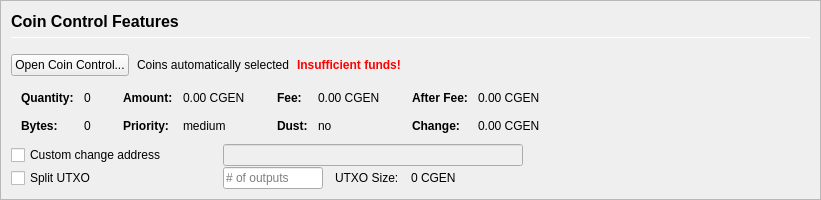
         <widget class="QFrame" name="frameCoinControl">
          <property name="sizePolicy">
           <sizepolicy hsizetype="Expanding" vsizetype="Expanding">
            <horstretch>0</horstretch>
            <verstretch>0</verstretch>
           </sizepolicy>
          </property>
          <property name="maximumSize">
           <size>
            <width>16777215</width>
            <height>16777215</height>
           </size>
          </property>
          <property name="frameShape">
           <enum>QFrame::StyledPanel</enum>
          </property>
          <property name="frameShadow">
           <enum>QFrame::Sunken</enum>
          </property>
          <layout class="QVBoxLayout" name="verticalLayoutCoinControl2">
           <property name="spacing">
            <number>0</number>
           </property>
           <property name="leftMargin">
            <number>0</number>
           </property>
           <property name="topMargin">
            <number>0</number>
           </property>
           <property name="rightMargin">
            <number>0</number>
           </property>
           <property name="bottomMargin">
            <number>0</number>
           </property>
           <item>
            <widget class="QFrame" name="frameCoinControl_BG">
             <layout class="QVBoxLayout" name="verticalLayoutCoinControl" stretch="0,0,0,0,0,0">
              <property name="spacing">
               <number>1</number>
              </property>
              <property name="leftMargin">
               <number>10</number>
              </property>
              <property name="topMargin">
               <number>10</number>
              </property>
              <item>
               <layout class="QHBoxLayout" name="horizontalLayoutCoinControl1">
                <property name="bottomMargin">
                 <number>15</number>
                </property>
                <item>
                 <layout class="QVBoxLayout" name="verticalLayout_3">
                  <property name="spacing">
                   <number>6</number>
                  </property>
                  <item>
                   <widget class="QLabel" name="labelCoinControlFeatures">
                    <property name="sizePolicy">
                     <sizepolicy hsizetype="Preferred" vsizetype="Maximum">
                      <horstretch>0</horstretch>
                      <verstretch>0</verstretch>
                     </sizepolicy>
                    </property>
                    <property name="minimumSize">
                     <size>
                      <width>0</width>
                      <height>20</height>
                     </size>
                    </property>
                    <property name="font">
                     <font>
                      <pointsize>12</pointsize>
                      <weight>75</weight>
                      <bold>true</bold>
                     </font>
                    </property>
                    <property name="styleSheet">
                     <string notr="true">font-weight:bold;</string>
                    </property>
                    <property name="text">
                     <string>Coin Control Features</string>
                    </property>
                   </widget>
                  </item>
                  <item>
                   <widget class="Line" name="line">
                    <property name="minimumSize">
                     <size>
                      <width>0</width>
                      <height>1</height>
                     </size>
                    </property>
                    <property name="maximumSize">
                     <size>
                      <width>16777215</width>
                      <height>1</height>
                     </size>
                    </property>
                    <property name="orientation">
                     <enum>Qt::Horizontal</enum>
                    </property>
                   </widget>
                  </item>
                 </layout>
                </item>
               </layout>
              </item>
              <item>
               <layout class="QHBoxLayout" name="horizontalLayoutCoinControl2" stretch="0,0,0,0">
                <property name="spacing">
                 <number>8</number>
                </property>
                <property name="bottomMargin">
                 <number>10</number>
                </property>
                <item>
                 <widget class="QPushButton" name="pushButtonCoinControl">
                  <property name="styleSheet">
                   <string notr="true"/>
                  </property>
                  <property name="text">
                   <string>Open Coin Control...</string>
                  </property>
                  <property name="autoDefault">
                   <bool>false</bool>
                  </property>
                 </widget>
                </item>
                <item>
                 <widget class="QLabel" name="labelCoinControlAutomaticallySelected">
                  <property name="text">
                   <string>Coins automatically selected</string>
                  </property>
                  <property name="margin">
                   <number>5</number>
                  </property>
                 </widget>
                </item>
                <item>
                 <widget class="QLabel" name="labelCoinControlInsuffFunds">
                  <property name="font">
                   <font>
                    <weight>75</weight>
                    <bold>true</bold>
                   </font>
                  </property>
                  <property name="styleSheet">
                   <string notr="true">color:red;font-weight:bold;</string>
                  </property>
                  <property name="text">
                   <string>Insufficient funds!</string>
                  </property>
                  <property name="margin">
                   <number>5</number>
                  </property>
                 </widget>
                </item>
                <item>
                 <spacer name="horizontalSpacerCoinControl">
                  <property name="orientation">
                   <enum>Qt::Horizontal</enum>
                  </property>
                  <property name="sizeHint" stdset="0">
                   <size>
                    <width>40</width>
                    <height>1</height>
                   </size>
                  </property>
                 </spacer>
                </item>
               </layout>
              </item>
              <item>
               <widget class="QWidget" name="widgetCoinControl" native="true">
                <property name="sizePolicy">
                 <sizepolicy hsizetype="Preferred" vsizetype="Preferred">
                  <horstretch>0</horstretch>
                  <verstretch>0</verstretch>
                 </sizepolicy>
                </property>
                <property name="minimumSize">
                 <size>
                  <width>0</width>
                  <height>0</height>
                 </size>
                </property>
                <property name="styleSheet">
                 <string notr="true"/>
                </property>
                <layout class="QHBoxLayout" name="horizontalLayoutCoinControl5">
                 <property name="leftMargin">
                  <number>0</number>
                 </property>
                 <property name="topMargin">
                  <number>0</number>
                 </property>
                 <property name="rightMargin">
                  <number>0</number>
                 </property>
                 <property name="bottomMargin">
                  <number>0</number>
                 </property>
                 <item>
                  <layout class="QHBoxLayout" name="horizontalLayoutCoinControl3" stretch="0,0,0,1">
                   <property name="spacing">
                    <number>20</number>
                   </property>
                   <property name="topMargin">
                    <number>0</number>
                   </property>
                   <property name="bottomMargin">
                    <number>10</number>
                   </property>
                   <item>
                    <layout class="QFormLayout" name="formLayoutCoinControl1">
                     <property name="horizontalSpacing">
                      <number>10</number>
                     </property>
                     <property name="verticalSpacing">
                      <number>14</number>
                     </property>
                     <property name="leftMargin">
                      <number>10</number>
                     </property>
                     <property name="topMargin">
                      <number>4</number>
                     </property>
                     <property name="rightMargin">
                      <number>6</number>
                     </property>
                     <item row="0" column="0">
                      <widget class="QLabel" name="labelCoinControlQuantityText">
                       <property name="font">
                        <font>
                         <weight>75</weight>
                         <bold>true</bold>
                        </font>
                       </property>
                       <property name="text">
                        <string>Quantity:</string>
                       </property>
                       <property name="margin">
                        <number>0</number>
                       </property>
                      </widget>
                     </item>
                     <item row="0" column="1">
                      <widget class="QLabel" name="labelCoinControlQuantity">
                       <property name="cursor">
                        <cursorShape>IBeamCursor</cursorShape>
                       </property>
                       <property name="contextMenuPolicy">
                        <enum>Qt::ActionsContextMenu</enum>
                       </property>
                       <property name="text">
                        <string notr="true">0</string>
                       </property>
                       <property name="margin">
                        <number>0</number>
                       </property>
                       <property name="textInteractionFlags">
                        <set>Qt::LinksAccessibleByMouse|Qt::TextSelectableByKeyboard|Qt::TextSelectableByMouse</set>
                       </property>
                      </widget>
                     </item>
                     <item row="1" column="0">
                      <widget class="QLabel" name="labelCoinControlBytesText">
                       <property name="font">
                        <font>
                         <weight>75</weight>
                         <bold>true</bold>
                        </font>
                       </property>
                       <property name="text">
                        <string>Bytes:</string>
                       </property>
                      </widget>
                     </item>
                     <item row="1" column="1">
                      <widget class="QLabel" name="labelCoinControlBytes">
                       <property name="cursor">
                        <cursorShape>IBeamCursor</cursorShape>
                       </property>
                       <property name="contextMenuPolicy">
                        <enum>Qt::ActionsContextMenu</enum>
                       </property>
                       <property name="text">
                        <string notr="true">0</string>
                       </property>
                       <property name="textInteractionFlags">
                        <set>Qt::LinksAccessibleByMouse|Qt::TextSelectableByKeyboard|Qt::TextSelectableByMouse</set>
                       </property>
                      </widget>
                     </item>
                    </layout>
                   </item>
                   <item>
                    <layout class="QFormLayout" name="formLayoutCoinControl2">
                     <property name="horizontalSpacing">
                      <number>10</number>
                     </property>
                     <property name="verticalSpacing">
                      <number>14</number>
                     </property>
                     <property name="leftMargin">
                      <number>6</number>
                     </property>
                     <property name="topMargin">
                      <number>4</number>
                     </property>
                     <property name="rightMargin">
                      <number>6</number>
                     </property>
                     <item row="0" column="0">
                      <widget class="QLabel" name="labelCoinControlAmountText">
                       <property name="font">
                        <font>
                         <weight>75</weight>
                         <bold>true</bold>
                        </font>
                       </property>
                       <property name="text">
                        <string>Amount:</string>
                       </property>
                       <property name="margin">
                        <number>0</number>
                       </property>
                      </widget>
                     </item>
                     <item row="0" column="1">
                      <widget class="QLabel" name="labelCoinControlAmount">
                       <property name="cursor">
                        <cursorShape>IBeamCursor</cursorShape>
                       </property>
                       <property name="contextMenuPolicy">
                        <enum>Qt::ActionsContextMenu</enum>
                       </property>
                       <property name="text">
                        <string notr="true">0.00 CGEN</string>
                       </property>
                       <property name="textInteractionFlags">
                        <set>Qt::LinksAccessibleByMouse|Qt::TextSelectableByKeyboard|Qt::TextSelectableByMouse</set>
                       </property>
                      </widget>
                     </item>
                     <item row="1" column="0">
                      <widget class="QLabel" name="labelCoinControlPriorityText">
                       <property name="font">
                        <font>
                         <weight>75</weight>
                         <bold>true</bold>
                        </font>
                       </property>
                       <property name="text">
                        <string>Priority:</string>
                       </property>
                      </widget>
                     </item>
                     <item row="1" column="1">
                      <widget class="QLabel" name="labelCoinControlPriority">
                       <property name="cursor">
                        <cursorShape>IBeamCursor</cursorShape>
                       </property>
                       <property name="contextMenuPolicy">
                        <enum>Qt::ActionsContextMenu</enum>
                       </property>
                       <property name="text">
                        <string>medium</string>
                       </property>
                       <property name="textInteractionFlags">
                        <set>Qt::LinksAccessibleByMouse|Qt::TextSelectableByKeyboard|Qt::TextSelectableByMouse</set>
                       </property>
                      </widget>
                     </item>
                    </layout>
                   </item>
                   <item>
                    <layout class="QFormLayout" name="formLayoutCoinControl3">
                     <property name="horizontalSpacing">
                      <number>10</number>
                     </property>
                     <property name="verticalSpacing">
                      <number>14</number>
                     </property>
                     <property name="leftMargin">
                      <number>6</number>
                     </property>
                     <property name="topMargin">
                      <number>4</number>
                     </property>
                     <property name="rightMargin">
                      <number>6</number>
                     </property>
                     <item row="0" column="0">
                      <widget class="QLabel" name="labelCoinControlFeeText">
                       <property name="font">
                        <font>
                         <weight>75</weight>
                         <bold>true</bold>
                        </font>
                       </property>
                       <property name="text">
                        <string>Fee:</string>
                       </property>
                       <property name="margin">
                        <number>0</number>
                       </property>
                      </widget>
                     </item>
                     <item row="0" column="1">
                      <widget class="QLabel" name="labelCoinControlFee">
                       <property name="cursor">
                        <cursorShape>IBeamCursor</cursorShape>
                       </property>
                       <property name="contextMenuPolicy">
                        <enum>Qt::ActionsContextMenu</enum>
                       </property>
                       <property name="text">
                        <string notr="true">0.00 CGEN</string>
                       </property>
                       <property name="textInteractionFlags">
                        <set>Qt::LinksAccessibleByMouse|Qt::TextSelectableByKeyboard|Qt::TextSelectableByMouse</set>
                       </property>
                      </widget>
                     </item>
                     <item row="1" column="0">
                      <widget class="QLabel" name="labelCoinControlLowOutputText">
                       <property name="font">
                        <font>
                         <weight>75</weight>
                         <bold>true</bold>
                        </font>
                       </property>
                       <property name="text">
                        <string>Dust:</string>
                       </property>
                      </widget>
                     </item>
                     <item row="1" column="1">
                      <widget class="QLabel" name="labelCoinControlLowOutput">
                       <property name="cursor">
                        <cursorShape>IBeamCursor</cursorShape>
                       </property>
                       <property name="contextMenuPolicy">
                        <enum>Qt::ActionsContextMenu</enum>
                       </property>
                       <property name="text">
                        <string>no</string>
                       </property>
                       <property name="textInteractionFlags">
                        <set>Qt::LinksAccessibleByMouse|Qt::TextSelectableByKeyboard|Qt::TextSelectableByMouse</set>
                       </property>
                      </widget>
                     </item>
                    </layout>
                   </item>
                   <item>
                    <layout class="QFormLayout" name="formLayoutCoinControl4">
                     <property name="horizontalSpacing">
                      <number>10</number>
                     </property>
                     <property name="verticalSpacing">
                      <number>14</number>
                     </property>
                     <property name="leftMargin">
                      <number>6</number>
                     </property>
                     <property name="topMargin">
                      <number>4</number>
                     </property>
                     <property name="rightMargin">
                      <number>6</number>
                     </property>
                     <item row="0" column="0">
                      <widget class="QLabel" name="labelCoinControlAfterFeeText">
                       <property name="font">
                        <font>
                         <weight>75</weight>
                         <bold>true</bold>
                        </font>
                       </property>
                       <property name="text">
                        <string>After Fee:</string>
                       </property>
                       <property name="margin">
                        <number>0</number>
                       </property>
                      </widget>
                     </item>
                     <item row="0" column="1">
                      <widget class="QLabel" name="labelCoinControlAfterFee">
                       <property name="cursor">
                        <cursorShape>IBeamCursor</cursorShape>
                       </property>
                       <property name="contextMenuPolicy">
                        <enum>Qt::ActionsContextMenu</enum>
                       </property>
                       <property name="text">
                        <string notr="true">0.00 CGEN</string>
                       </property>
                       <property name="textInteractionFlags">
                        <set>Qt::LinksAccessibleByMouse|Qt::TextSelectableByKeyboard|Qt::TextSelectableByMouse</set>
                       </property>
                      </widget>
                     </item>
                     <item row="1" column="0">
                      <widget class="QLabel" name="labelCoinControlChangeText">
                       <property name="font">
                        <font>
                         <weight>75</weight>
                         <bold>true</bold>
                        </font>
                       </property>
                       <property name="text">
                        <string>Change:</string>
                       </property>
                      </widget>
                     </item>
                     <item row="1" column="1">
                      <widget class="QLabel" name="labelCoinControlChange">
                       <property name="cursor">
                        <cursorShape>IBeamCursor</cursorShape>
                       </property>
                       <property name="contextMenuPolicy">
                        <enum>Qt::ActionsContextMenu</enum>
                       </property>
                       <property name="text">
                        <string notr="true">0.00 CGEN</string>
                       </property>
                       <property name="textInteractionFlags">
                        <set>Qt::LinksAccessibleByMouse|Qt::TextSelectableByKeyboard|Qt::TextSelectableByMouse</set>
                       </property>
                      </widget>
                     </item>
                    </layout>
                   </item>
                  </layout>
                 </item>
                </layout>
               </widget>
              </item>
              <item>
               <layout class="QHBoxLayout" name="horizontalLayoutCoinControl4">
                <property name="spacing">
                 <number>12</number>
                </property>
                <property name="sizeConstraint">
                 <enum>QLayout::SetDefaultConstraint</enum>
                </property>
                <property name="topMargin">
                 <number>0</number>
                </property>
                <property name="rightMargin">
                 <number>0</number>
                </property>
                <item>
                 <widget class="QCheckBox" name="checkBoxCoinControlChange">
                  <property name="sizePolicy">
                   <sizepolicy hsizetype="Preferred" vsizetype="Preferred">
                    <horstretch>0</horstretch>
                    <verstretch>0</verstretch>
                   </sizepolicy>
                  </property>
                  <property name="minimumSize">
                   <size>
                    <width>200</width>
                    <height>0</height>
                   </size>
                  </property>
                  <property name="maximumSize">
                   <size>
                    <width>200</width>
                    <height>16777215</height>
                   </size>
                  </property>
                  <property name="toolTip">
                   <string>If this is activated, but the change address is empty or invalid, change will be sent to a newly generated address.</string>
                  </property>
                  <property name="text">
                   <string>Custom change address</string>
                  </property>
                 </widget>
                </item>
                <item>
                 <widget class="QValidatedLineEdit" name="lineEditCoinControlChange">
                  <property name="enabled">
                   <bool>false</bool>
                  </property>
                  <property name="sizePolicy">
                   <sizepolicy hsizetype="Preferred" vsizetype="Preferred">
                    <horstretch>0</horstretch>
                    <verstretch>0</verstretch>
                   </sizepolicy>
                  </property>
                  <property name="minimumSize">
                   <size>
                    <width>300</width>
                    <height>0</height>
                   </size>
                  </property>
                 </widget>
                </item>
                <item>
                 <widget class="QLabel" name="labelCoinControlChangeLabel">
                  <property name="sizePolicy">
                   <sizepolicy hsizetype="Preferred" vsizetype="Preferred">
                    <horstretch>0</horstretch>
                    <verstretch>0</verstretch>
                   </sizepolicy>
                  </property>
                  <property name="minimumSize">
                   <size>
                    <width>100</width>
                    <height>0</height>
                   </size>
                  </property>
                  <property name="text">
                   <string/>
                  </property>
                  <property name="margin">
                   <number>3</number>
                  </property>
                 </widget>
                </item>
               </layout>
              </item>
              <item>
               <layout class="QHBoxLayout" name="horizontalLayoutCoinControl6">
                <property name="spacing">
                 <number>12</number>
                </property>
                <property name="rightMargin">
                 <number>0</number>
                </property>
                <item>
                 <widget class="QCheckBox" name="splitBlockCheckBox">
                  <property name="sizePolicy">
                   <sizepolicy hsizetype="Preferred" vsizetype="Preferred">
                    <horstretch>0</horstretch>
                    <verstretch>0</verstretch>
                   </sizepolicy>
                  </property>
                  <property name="minimumSize">
                   <size>
                    <width>200</width>
                    <height>0</height>
                   </size>
                  </property>
                  <property name="maximumSize">
                   <size>
                    <width>200</width>
                    <height>16777215</height>
                   </size>
                  </property>
                  <property name="text">
                   <string>Split UTXO</string>
                  </property>
                 </widget>
                </item>
                <item>
                 <widget class="QLineEdit" name="splitBlockLineEdit">
                  <property name="sizePolicy">
                   <sizepolicy hsizetype="Preferred" vsizetype="Preferred">
                    <horstretch>50</horstretch>
                    <verstretch>0</verstretch>
                   </sizepolicy>
                  </property>
                  <property name="minimumSize">
                   <size>
                    <width>100</width>
                    <height>0</height>
                   </size>
                  </property>
                  <property name="maximumSize">
                   <size>
                    <width>100</width>
                    <height>16777215</height>
                   </size>
                  </property>
                  <property name="placeholderText">
                   <string># of outputs</string>
                  </property>
                 </widget>
                </item>
                <item>
                 <widget class="QLabel" name="labelBlockSizeText">
                  <property name="text">
                   <string>UTXO Size:</string>
                  </property>
                 </widget>
                </item>
                <item>
                 <widget class="QLabel" name="labelBlockSize">
                  <property name="text">
                   <string>0 CGEN</string>
                  </property>
                 </widget>
                </item>
                <item>
                 <spacer name="horizontalSpacer_7">
                  <property name="orientation">
                   <enum>Qt::Horizontal</enum>
                  </property>
                  <property name="sizeHint" stdset="0">
                   <size>
                    <width>40</width>
                    <height>20</height>
                   </size>
                  </property>
                 </spacer>
                </item>
               </layout>
              </item>
              <item>
               <spacer name="verticalSpacerCoinControl">
                <property name="orientation">
                 <enum>Qt::Vertical</enum>
                </property>
                <property name="sizeHint" stdset="0">
                 <size>
                  <width>800</width>
                  <height>1</height>
                 </size>
                </property>
               </spacer>
              </item>
             </layout>
            </widget>
           </item>
          </layout>
         </widget>
